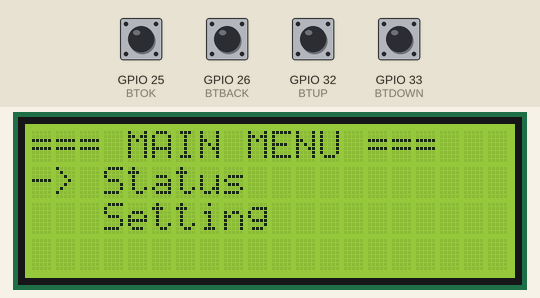
Recording of a sketch running on a simulated ESP32. Shown: 20×4 character LCD. Inputs (shaded band) come from the test bench; at power-on: GPIO 25 (BTOK), GPIO 26 (BTBACK), GPIO 32 (BTUP), GPIO 33 (BTDOWN) HIGH. What the sketch prints to the serial monitor is not drawn.

Above: at 2.8 s.
2.9 s: GPIO 32 (BTUP) pulled LOW for 0.15 s
At 4.1 s:
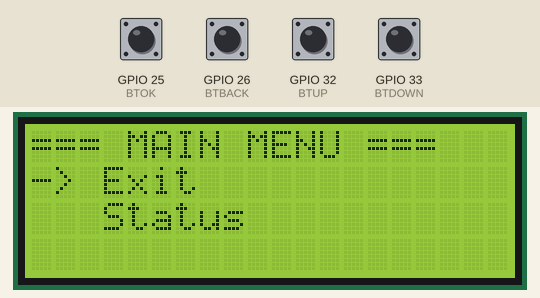
4.5 s: GPIO 25 (BTOK) pulled LOW for 0.15 s
At 5.0 s:
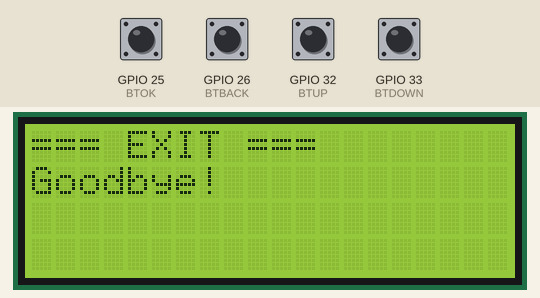
7.6 s: GPIO 32 (BTUP) pulled LOW for 1 s
At 8.2 s:
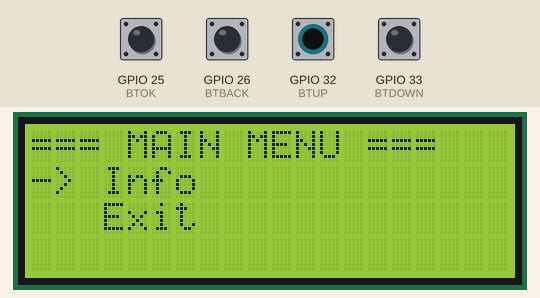
10.1 s: GPIO 25 (BTOK) pulled LOW for 1 s
At 11.1 s:
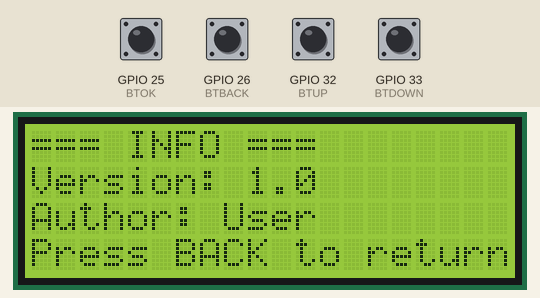
12.6 s: GPIO 26 (BTBACK) pulled LOW for 0.15 s
At 13.4 s:
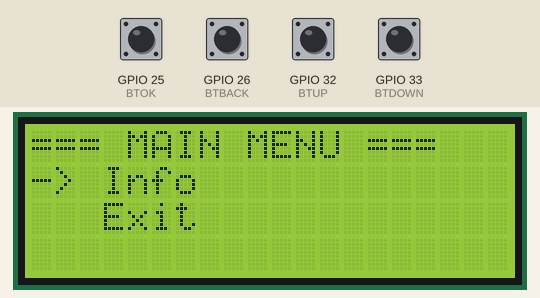
14.2 s: GPIO 32 (BTUP) pulled LOW for 0.15 s
At 15.6 s:
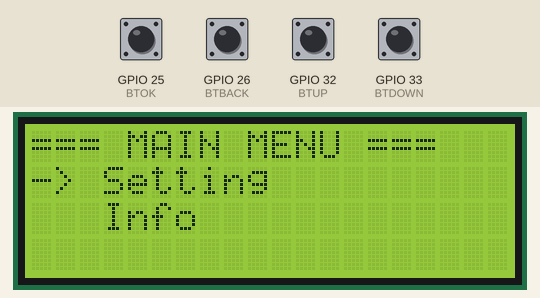
Timing chart, 0 to 16.8 s (numbered marks = the images above; inputs shaded):
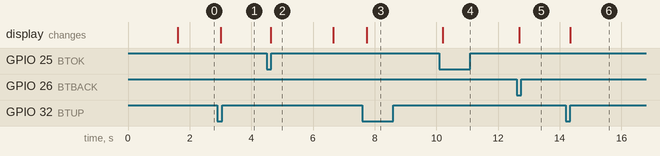

Measured:
- after the input at 2.9 s, the display: changes after 0.10 s (image 1)
- after the input at 4.5 s, the display: changes after 0.13 s (image 2)
- after the input at 7.6 s, the display: changes after 0.15 s (image 3)
- after the input at 10.1 s, the display: changes after 0.11 s (image 4)
- after the input at 12.6 s, the display: changes after 0.09 s (image 5)
- after the input at 14.2 s, the display: changes after 0.15 s (image 6)

The sketch:

2_lcdMenu.ino
```cpp
#include <Wire.h>
#include <LiquidCrystal_I2C.h>

LiquidCrystal_I2C lcd(0x27, 20, 4);

int BTUP = 32;
int BTDOWN = 33;
int BTOK = 25;
int BTBACK = 26;

int currentMenu = 0;
int totalMenu = 3;  // 0-3 = 4 menu items
int debounce = 50;
bool inSubMenu = false;

void setup() {
  Serial.begin(9600);
  lcd.init();
  lcd.backlight();
  pinMode(BTUP, INPUT_PULLUP);
  pinMode(BTDOWN, INPUT_PULLUP);
  pinMode(BTOK, INPUT_PULLUP);
  pinMode(BTBACK, INPUT_PULLUP);

  lcd.setCursor(0, 0);
  lcd.print("System Menu");
  delay(1500);
  tampilMenu();
}

void loop() {
  // Navigasi UP (kurangi menu)
  if (digitalRead(BTUP) == LOW) {
    delay(debounce);
    if (!inSubMenu) {
      currentMenu--;
      if (currentMenu < 0) currentMenu = totalMenu;
      tampilMenu();
    }
    while (digitalRead(BTUP) == LOW);  // Wait for button release
  }

  // Navigasi DOWN (tambah menu)
  if (digitalRead(BTDOWN) == LOW) {
    delay(debounce);
    if (!inSubMenu) {
      currentMenu++;
      if (currentMenu > totalMenu) currentMenu = 0;
      tampilMenu();
    }
    while (digitalRead(BTDOWN) == LOW);  // Wait for button release
  }

  // Konfirmasi OK (masuk ke menu)
  if (digitalRead(BTOK) == LOW) {
    delay(debounce);
    if (!inSubMenu) {
      prosesMenu();
    }
    while (digitalRead(BTOK) == LOW);  // Wait for button release
  }

  // Tombol BACK (kembali ke menu utama)
  if (digitalRead(BTBACK) == LOW) {
    delay(debounce);
    if (inSubMenu) {
      inSubMenu = false;
      tampilMenu();
    }
    while (digitalRead(BTBACK) == LOW);  // Wait for button release
  }

  // Debug serial monitor
  Serial.print("Current Menu: ");
  Serial.print(currentMenu);
  Serial.print(" | UP: ");
  Serial.print(digitalRead(BTUP));
  Serial.print(" | DOWN: ");
  Serial.print(digitalRead(BTDOWN));
  Serial.print(" | OK: ");
  Serial.print(digitalRead(BTOK));
  Serial.print(" | BACK: ");
  Serial.println(digitalRead(BTBACK));

  delay(100);  // Small delay to prevent excessive serial output
}

void tampilMenu() {
  lcd.clear();
  lcd.setCursor(0, 0);
  lcd.print("=== MAIN MENU ===");
  lcd.setCursor(0, 1);

  switch (currentMenu) {
    case 0:
      lcd.print("-> Status");
      break;
    case 1:
      lcd.print("-> Setting");
      break;
    case 2:
      lcd.print("-> Info");
      break;
    case 3:
      lcd.print("-> Exit");
      break;
  }

  // Tampilkan menu selanjutnya di baris ke-2
  lcd.setCursor(0, 2);
  int nextMenu = (currentMenu + 1) > totalMenu ? 0 : currentMenu + 1;
  switch (nextMenu) {
    case 0:
      lcd.print("   Status");
      break;
    case 1:
      lcd.print("   Setting");
      break;
    case 2:
      lcd.print("   Info");
      break;
    case 3:
      lcd.print("   Exit");
      break;
  }
}

void prosesMenu() {
  inSubMenu = true;
  lcd.clear();
  lcd.setCursor(0, 0);

  switch (currentMenu) {
    case 0:
      lcd.print("=== STATUS ===");
      lcd.setCursor(0, 1);
      lcd.print("System: OK");
      lcd.setCursor(0, 2);
      lcd.print("Temp: 25C");
      lcd.setCursor(0, 3);
      lcd.print("Press BACK to return");
      break;

    case 1:
      lcd.print("=== SETTING ===");
      lcd.setCursor(0, 1);
      lcd.print("Brightness: 80%");
      lcd.setCursor(0, 2);
      lcd.print("Volume: 50%");
      lcd.setCursor(0, 3);
      lcd.print("Press BACK to return");
      break;

    case 2:
      lcd.print("=== INFO ===");
      lcd.setCursor(0, 1);
      lcd.print("Version: 1.0");
      lcd.setCursor(0, 2);
      lcd.print("Author: User");
      lcd.setCursor(0, 3);
      lcd.print("Press BACK to return");
      break;

    case 3:
      lcd.print("=== EXIT ===");
      lcd.setCursor(0, 1);
      lcd.print("Goodbye!");
      delay(2000);
      inSubMenu = false;
      tampilMenu();
      break;
  }
}
```
